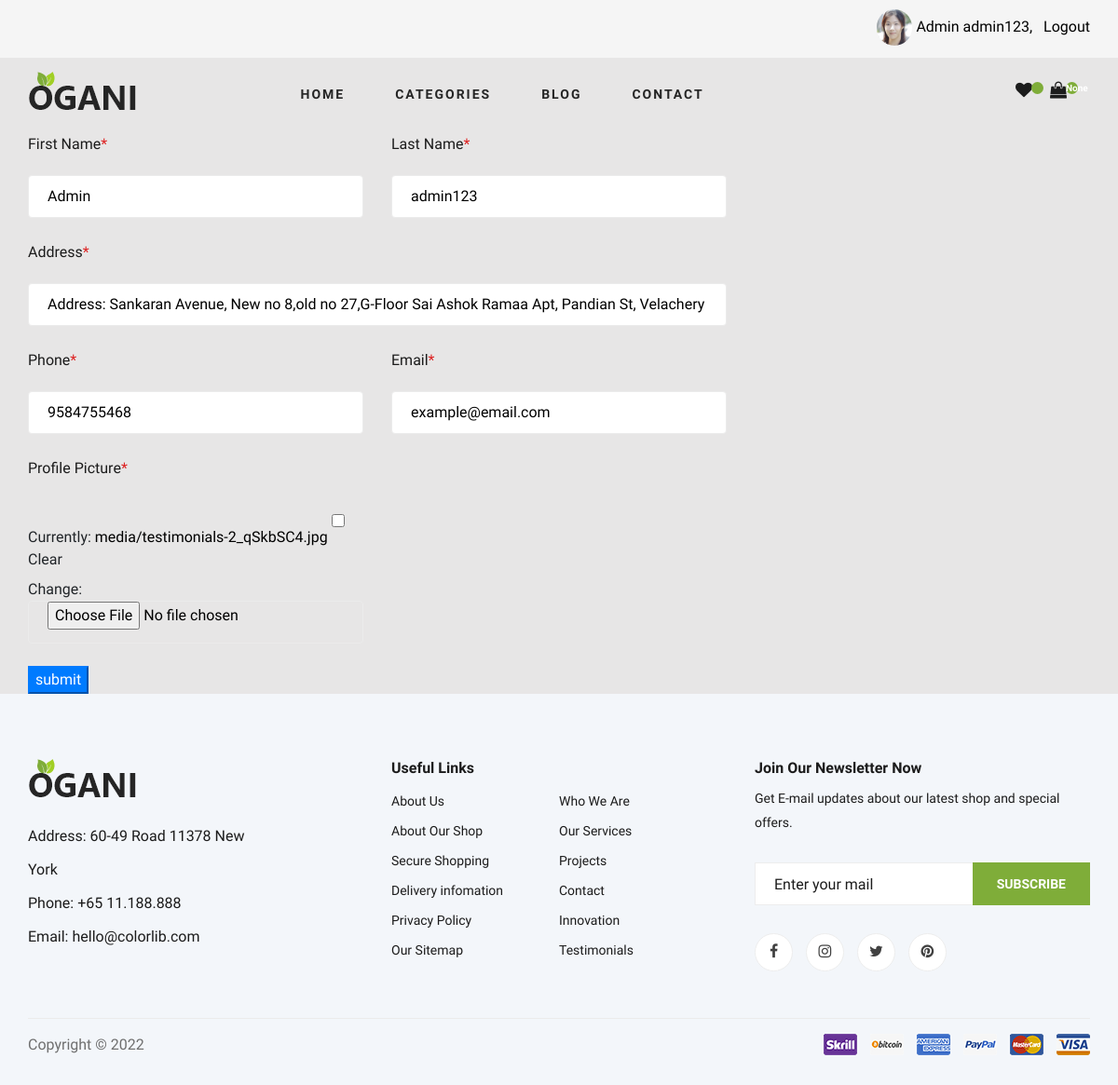
Page /update-user-profile/1/ (signed in) on the committed database.
### user_profile/models.py (models this page shows, shortened)
class UserProfile(models.Model):
    user = models.OneToOneField(User,on_delete=models.CASCADE,related_name="UserProfile")
    first_name = models.CharField(max_length=255,null=True,blank=True)
    last_name = models.CharField(max_length=255,null=True,blank=True)
    address = models.CharField(max_length=255,null=True,blank=True)
    mobile = models.CharField(max_length=10,null=True,blank=True)
    dob = models.DateField(null=True,blank=True)
    about = models.CharField(max_length=255,null=True,blank=True)
    user_img = models.FileField(upload_to='media',default="img/profile-img.jpg",null=True,blank=True)
    email = models.EmailField(max_length=255,default='example@email.com')

### user_profile/views.py (the view)
# urls.py: path('update-user-profile/<int:pk>/',views.UpdateUserProfile,name="UpdateUserProfile"),
def UpdateUserProfile(request,pk=None):
    try:
        user = UserProfile.objects.get(pk=pk)
        if request.user.id == user.id:
            profile_id = UserProfile.objects.get(pk=pk)
            user_img = UserProfile.objects.filter(pk=pk)
            navigationProductCategory = ProductCategory.objects.all()
            form_class = UserProfileForm(request.POST or None, request.FILES or None,instance=profile_id)
            if form_class.is_valid():
                form_class.save()
            context ={
                'navigationProductCategory':navigationProductCategory ,
                'profile_id':profile_id,
                'user_img':user_img,
                'forms':form_class,
            }
            return render(request,"update-user-profile.html",context)
        else:
            return render(request,"home-page.html", )
    except UserProfile.DoesNotExist:
        return render(request,"home-page.html", )

### user_profile/forms.py (shortened to what this page needs)
class UserProfileForm(forms.ModelForm):
    class Meta:
        model = UserProfile
        fields=['first_name','last_name','address','mobile','dob','about','user_img','email']

### cart/templatetags/cart_count.py (called while the page is built)
@register.simple_tag
def cartCount(request):
    if request.user.is_authenticated:
        carts = Cart.objects.filter(user=request.user).aggregate(cart_sum=Sum('quantity'))
        return carts['cart_sum']
    return 0

### product/models.py (called while the page is built)
    def __str__(self):
        return str(self.name)

### templates/update-user-profile.html (shortened to what this page needs)
{% extends 'base.html' %}
{% load static %}
{% block content %}
<div class="container">
  <form method="post" enctype="multipart/form-data">
    <div class="row">
      <div class="col-lg-8 col-md-6">
        <div class="row">
          <div class="col-lg-6">
            <div class="checkout__input">
              <p>First Name<span>*</span></p>
              {{forms.first_name}}
            </div>
          </div>
          <div class="col-lg-6">
            <div class="checkout__input">
              <p>Last Name<span>*</span></p>
              {{forms.last_name}}
             </div>
          </div>
        </div>
        <div class="checkout__input">
          <p>Address<span>*</span></p>
          {{forms.address}}
        </div>
        <div class="row">
          <div class="col-lg-6">
            <div class="checkout__input">
              <p>Phone<span>*</span></p>
              {{forms.mobile}}
             </div>
          </div>
          <div class="col-lg-6">
            <div class="checkout__input">
              <p>Email<span>*</span></p>
              {{forms.email}}
             </div>
          </div>
          <div class="col-lg-6">
            <div class="checkout__input">
              <p>Profile Picture<span>*</span></p>
              {{forms.user_img}}
             </div>
          </div>
        </div>
      </div>
    </div>
<input type="submit" class="btn-primary center" value="submit" name="submit" value="submit" />
</form>
</div>
{% endblock content %}

### templates/base.html (shortened to what this page needs)
{% load static %} {% load cart_count %} {% cartCount request as cartCounts %}
<!DOCTYPE html>
<html lang="zxx">
  <head>
    <link
      rel="stylesheet"
      href="{% static 'css/bootstrap.min.css'%}"
      type="text/css"
    />
    <link
      rel="stylesheet"
      href="{% static 'css/font-awesome.min.css' %}"
      type="text/css"
    />
    <link
      rel="stylesheet"
      href="{% static 'css/elegant-icons.css' %}"
      type="text/css"
    />
    <link
      rel="stylesheet"
      href="{% static 'css/nice-select.css' %}"
      type="text/css"
    />
    <link
      rel="stylesheet"
      href="{% static 'css/jquery-ui.min.css' %}"
      type="text/css"
    />
    <link
      rel="stylesheet"
      href="{% static 'css/owl.carousel.min.css' %}"
      type="text/css"
    />
    <link
      rel="stylesheet"
      href="{% static 'css/slicknav.min.css' %}"
      type="text/css"
    />
    <link
      rel="stylesheet"
      href="{% static 'css/style.css' %}"
      type="text/css"
    />
  </head>
  <body>
    <header class="header">
      <div class="header__top">
        <div class="container">
          <div class="row">
            <div class="col-lg-6 col-md-6">
            </div>
            <div class="col-lg-6 col-md-6">
              <div class="header__top__right">
                <div class="">
                  {% if request.user.is_authenticated %}
                  <a style=" color: #000;" href="{% url 'UpdateUserProfile' pk=request.user.id %}">
                     <img style="border-radius: 100%;width: 7%;" src='{{user.UserProfile.user_img.url}}'>
                 {{user.UserProfile.first_name}} {{user.UserProfile.last_name}}, </a>
       &nbsp; <a style="
    color: #000;
" href="{% url 'logout' %}">Logout</a>
                  {% endif %}
                </div>
              </div>
            </div>
          </div>
        </div>
      </div>
      <div class="container">
        <div class="row">
          <div class="col-lg-3">
            <div class="header__logo">
              <a href="/"><img src="{% static 'img/logo.png'%}" alt="" /></a>
            </div>
          </div>
          <div class="col-lg-6">
            <nav class="header__menu">
              <ul>
                <li class=""><a href="/">Home</a></li>
                <li>
                  <a href="javascript:void(0)">Categories</a>
                </li>
                <li><a href="{% url 'blog' %}">Blog</a></li>
                <li><a href="./contact.html">Contact</a></li>
              </ul>
            </nav>
          </div>
          <div class="col-lg-3">
            <div class="header__cart">
              <ul>
                <li>
                  <a href="#"><i class="fa fa-heart"></i> <span></span></a>
                </li>
                <li>
                  <a href="{% url 'MyCart' %}"
                    ><i class="fa fa-shopping-bag"></i>
                    <span>{{cartCounts}}</span></a
                  >
                </li>
              </ul>
            </div>
          </div>
        </div>
      </div>
    </header>
    {% block content %} {% endblock %}
    <footer class="footer spad">
      <div class="container">
        <div class="row">
          <div class="col-lg-3 col-md-6 col-sm-6">
            <div class="footer__about">
              <div class="footer__about__logo">
                <a href="/"><img src="img/logo.png" alt="" /></a>
              </div>
              <ul>
                <li>Address: 60-49 Road 11378 New York</li>
                <li>Phone: +65 11.188.888</li>
                <li>Email: hello@colorlib.com</li>
              </ul>
            </div>
          </div>
          <div class="col-lg-4 col-md-6 col-sm-6 offset-lg-1">
            <div class="footer__widget">
              <h6>Useful Links</h6>
              <ul>
                <li><a href="#">About Us</a></li>
                <li><a href="#">About Our Shop</a></li>
                <li><a href="#">Secure Shopping</a></li>
                <li><a href="#">Delivery infomation</a></li>
                <li><a href="#">Privacy Policy</a></li>
                <li><a href="#">Our Sitemap</a></li>
              </ul>
              <ul>
                <li><a href="#">Who We Are</a></li>
                <li><a href="#">Our Services</a></li>
                <li><a href="#">Projects</a></li>
                <li><a href="#">Contact</a></li>
                <li><a href="#">Innovation</a></li>
                <li><a href="#">Testimonials</a></li>
              </ul>
            </div>
          </div>
          <div class="col-lg-4 col-md-12">
            <div class="footer__widget">
              <h6>Join Our Newsletter Now</h6>
              <p>
                Get E-mail updates about our latest shop and special offers.
              </p>
              <form action="#">
                <input type="text" placeholder="Enter your mail" />
                <button type="submit" class="site-btn">Subscribe</button>
              </form>
              <div class="footer__widget__social">
                <a href="#"><i class="fa fa-facebook"></i></a>
                <a href="#"><i class="fa fa-instagram"></i></a>
                <a href="#"><i class="fa fa-twitter"></i></a>
                <a href="#"><i class="fa fa-pinterest"></i></a>
              </div>
            </div>
          </div>
        </div>
        <div class="row">
          <div class="col-lg-12">
            <div class="footer__copyright">
              <div class="footer__copyright__text">
                <p>
                  Copyright &copy;
                </p>
              </div>
              <div class="footer__copyright__payment">
                <img src="{% static 'img/payment-item.png' %}" alt="" />
              </div>
            </div>
          </div>
        </div>
      </div>
    </footer>
  </body>
</html>

### static/css/style.css (style rules this page uses)
html, body { height: 100%; font-family: "Cairo", sans-serif; -webkit-font-smoothing: antialiased; font-smoothing: antialiased; }
h1, h2, h3, h4, h5, h6 { margin: 0; color: #111111; font-weight: 400; font-family: "Cairo", sans-serif; }
h6 { font-size: 16px; }
p { font-size: 16px; font-family: "Cairo", sans-serif; color: #6f6f6f; font-weight: 400; line-height: 26px; margin: 0 0 15px 0; }
img { max-width: 100%; }
ul, ol { padding: 0; margin: 0; }
.spad { padding-top: 100px; padding-bottom: 100px; }
.site-btn { font-size: 14px; color: #ffffff; font-weight: 800; text-transform: uppercase; display: inline-block; padding: 13px 30px 12px; background: #7fad39; border: none; }
.header__top { background: #f5f5f5; }
.header__top__right { text-align: right; padding: 10px 0 13px; }
.header__logo { padding: 15px 0; }
.header__logo a { display: inline-block; }
.header__menu { padding: 24px 0; }
.header__menu ul li { list-style: none; display: inline-block; margin-right: 50px; position: relative; }
.header__menu ul li:last-child { margin-right: 0; }
.header__menu ul li a { font-size: 14px; color: #252525; text-transform: uppercase; font-weight: 700; letter-spacing: 2px; -webkit-transition: all, 0.3s; -moz-transition: all, 0.3s; -ms-transition: all, 0.3s; -o-transition: all, 0.3s; transition: all, 0.3s; padding: 5px 0; display: block; }
.header__cart { text-align: right; padding: 24px 0; }
.header__cart ul { display: inline-block; margin-right: 25px; }
.header__cart ul li { list-style: none; display: inline-block; margin-right: 15px; }
.header__cart ul li:last-child { margin-right: 0; }
.header__cart ul li a { position: relative; }
.header__cart ul li a i { font-size: 18px; color: #1c1c1c; }
.header__cart ul li a span { height: 13px; width: 13px; background: #7fad39; font-size: 10px; color: #ffffff; line-height: 13px; text-align: center; font-weight: 700; display: inline-block; border-radius: 50%; position: absolute; top: 0; right: -12px; }
.checkout__input { margin-bottom: 24px; }
.checkout__input p { color: #1c1c1c; margin-bottom: 20px; }
.checkout__input p span { color: #dd2222; }
.checkout__input input { width: 100%; height: 46px; border: 1px solid #ebebeb; padding-left: 20px; font-size: 16px; color: #b2b2b2; border-radius: 4px; }
.checkout__input input::placeholder { color: #b2b2b2; }
.footer { background: #F3F6FA; padding-top: 70px; padding-bottom: 0; }
.footer__about { margin-bottom: 30px; }
.footer__about ul li { font-size: 16px; color: #1c1c1c; line-height: 36px; list-style: none; }
.footer__about__logo { margin-bottom: 15px; }
.footer__about__logo a { display: inline-block; }
.footer__widget { margin-bottom: 30px; overflow: hidden; }
.footer__widget h6 { color: #1c1c1c; font-weight: 700; margin-bottom: 10px; }
.footer__widget ul { width: 50%; float: left; }
.footer__widget ul li { list-style: none; }
.footer__widget ul li a { color: #1c1c1c; font-size: 14px; line-height: 32px; }
.footer__widget p { font-size: 14px; color: #1c1c1c; margin-bottom: 30px; }
.footer__widget form { position: relative; margin-bottom: 30px; }
.footer__widget form input { width: 100%; font-size: 16px; padding-left: 20px; color: #1c1c1c; height: 46px; border: 1px solid #ededed; }
.footer__widget form input::placeholder { color: #1c1c1c; }
.footer__widget form button { position: absolute; right: 0; top: 0; padding: 0 26px; height: 100%; }
.footer__widget .footer__widget__social a { display: inline-block; height: 41px; width: 41px; font-size: 16px; color: #404040; border: 1px solid #ededed; border-radius: 50%; line-height: 38px; text-align: center; background: #ffffff; -webkit-transition: all, 0.3s; -moz-transition: all, 0.3s; -ms-transition: all, 0.3s; -o-transition: all, 0.3s; transition: all, 0.3s; margin-right: 10px; }
.footer__widget .footer__widget__social a:last-child { margin-right: 0; }
.footer__copyright { border-top: 1px solid #ebebeb; padding: 15px 0; overflow: hidden; margin-top: 20px; }
.footer__copyright__text { font-size: 14px; color: #1c1c1c; float: left; line-height: 25px; }
.footer__copyright__payment { float: right; }
@media only screen and (min-width: 1200px) { .container { max-width: 1170px; } }

### templates/update-user-profile.html (style rules this page uses)
body { background-color:rgba(70, 66, 66, 0.13); }
.checkout__input input { color:#000 !important; }
body > div.container > form > div > div > div:nth-child(3) > div:nth-child(3) > div > a { color:#000 !important; }
#user_img-clear_id { width:4%; }

### rows in the picture
UserProfile: first_name "Admin", last_name "admin123", address "Address: Sankaran Avenue, New no 8,old no 27,G-Floor Sai Ashok Ramaa Apt, Pandian St, Velachery", mobile "9584755468", email "example@email.com"

### other values in the picture
{{ user.UserProfile.first_name }} "Admin"
{{ user.UserProfile.last_name }} "admin123"
{{ cartCounts }} "None"
